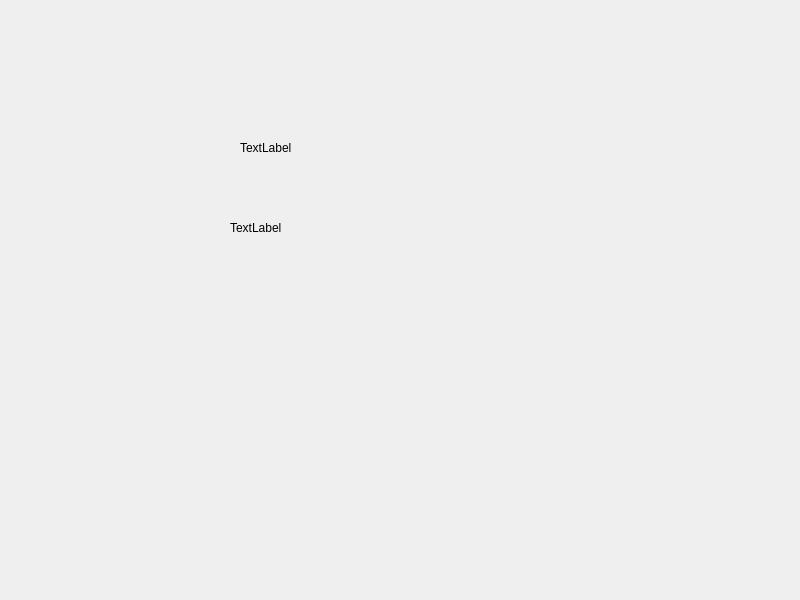
<?xml version="1.0" encoding="UTF-8"?>
<ui version="4.0">
 <class>Widget</class>
 <widget class="QWidget" name="Widget">
  <property name="geometry">
   <rect>
    <x>0</x>
    <y>0</y>
    <width>800</width>
    <height>600</height>
   </rect>
  </property>
  <property name="windowTitle">
   <string>Widget</string>
  </property>
  <widget class="QLabel" name="lab_hover">
   <property name="geometry">
    <rect>
     <x>240</x>
     <y>140</y>
     <width>53</width>
     <height>15</height>
    </rect>
   </property>
   <property name="text">
    <string>TextLabel</string>
   </property>
  </widget>
  <widget class="QLabel" name="lab_dclick">
   <property name="geometry">
    <rect>
     <x>230</x>
     <y>220</y>
     <width>53</width>
     <height>15</height>
    </rect>
   </property>
   <property name="text">
    <string>TextLabel</string>
   </property>
  </widget>
 </widget>
 <resources/>
 <connections/>
</ui>
